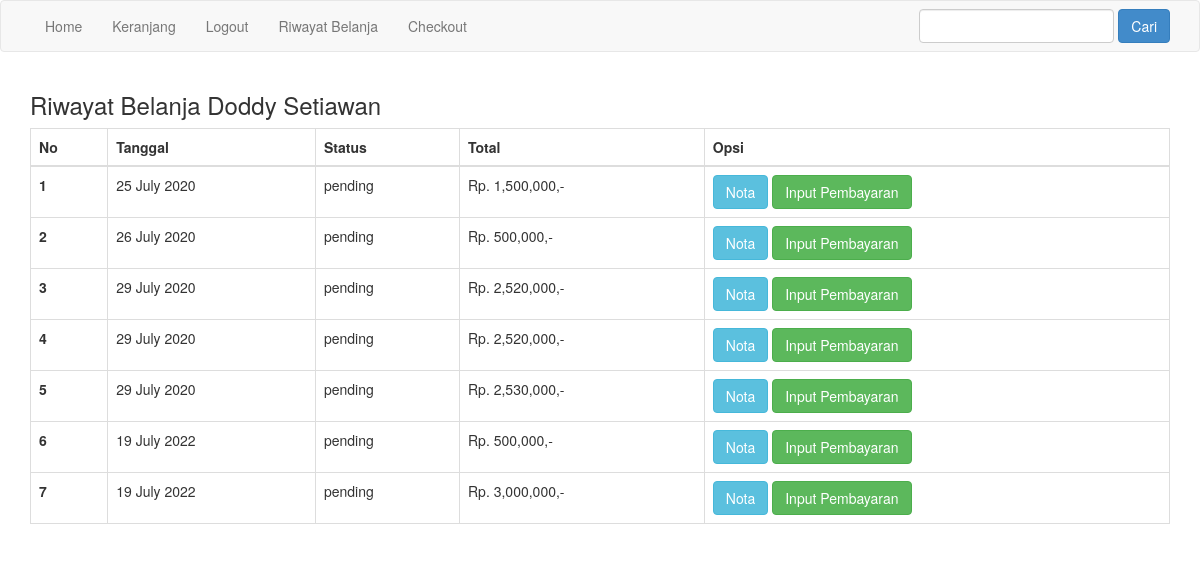
The app's page /riwayat.php (signed in) with its own data.
### tables this page shows
CREATE TABLE `pembelian` (
  `id_pembelian` int(11) NOT NULL,
  `id_pelanggan` int(11) NOT NULL,
  `tanggal_pembelian` date NOT NULL,
  `total_pembelian` int(11) NOT NULL,
  `alamat_pengiriman` text NOT NULL,
  `status_pembelian` varchar(100) NOT NULL DEFAULT 'pending',
  `resi_pengiriman` varchar(50) NOT NULL,
  `totalberat` int(11) NOT NULL,
  `provinsi` varchar(255) NOT NULL,
  `distrik` varchar(255) NOT NULL,
  `tipe` varchar(255) NOT NULL,
  `kodepos` varchar(255) NOT NULL,
  `ekspedisi` varchar(255) NOT NULL,
  `paket` varchar(255) NOT NULL,
  `ongkir` int(11) NOT NULL,
  `estimasi` varchar(255) NOT NULL
);

### riwayat.php (the view, shortened to what this page needs)
<?php
include 'koneksi.php';
?>
<!DOCTYPE html>
<html lang="en">
<head>
  <link rel="stylesheet" href="admin/assets/css/bootstrap.css">
</head>
<body>
<?php include 'templates/navbar.php'; ?>
<section class="content">
  <div class="container">
    <h3>Riwayat Belanja <?= $_SESSION['pelanggan']['nama_pelanggan']; ?></h3>
    <table class="table table-bordered">
			<thead>
				<tr>
					<th>No</th>
					<th>Tanggal</th>
					<th>Status</th>
					<th>Total</th>
					<th>Opsi</th>
				</tr>
			</thead>
			<tbody>
				<?php
				$no = 1;
				$id_pelanggan = $_SESSION['pelanggan']['id_pelanggan'];
				$ambil = $koneksi->query("SELECT * FROM pembelian WHERE id_pelanggan='$id_pelanggan'");
				?>
				<?php
				while($pecah = $ambil->fetch_assoc()):
				?>
				<tr>
					<th><?= $no++; ?></th>
					<td><?= date("d F Y", strtotime($pecah['tanggal_pembelian'])); ?></td>
					<td>
						<?= $pecah['status_pembelian']; ?><br>
					</td>
					<td>Rp. <?= number_format($pecah['total_pembelian']); ?>,-</td>
					<td>
						<a href="nota.php?id=<?= $pecah['id_pembelian']; ?>" class="btn btn-info">Nota</a>
						<?php if($pecah['status_pembelian'] == 'pending'): ?>
							<a href="pembayaran.php?id=<?= $pecah['id_pembelian']; ?>" class="btn btn-success">Input Pembayaran</a>
							<?php else: ?>
								<a href="lihat-pembayaran.php?id=<?= $pecah['id_pembelian']; ?>" class="btn btn-warning">Lihat Pembayaran</a>
						<?php endif; ?>
					</td>
				</tr>
				<?php endwhile; ?>
			</tbody>
    </table>
  </div>
</section>
</body>
</html>

### records on screen
pembelian: tanggal_pembelian "25 July 2020", status_pembelian "pending", total_pembelian "1,500,000"
pembelian: tanggal_pembelian "26 July 2020", status_pembelian "pending", total_pembelian "500,000"
pembelian: tanggal_pembelian "29 July 2020", status_pembelian "pending", total_pembelian "2,520,000"
pembelian: tanggal_pembelian "29 July 2020", status_pembelian "pending", total_pembelian "2,520,000"
pembelian: tanggal_pembelian "29 July 2020", status_pembelian "pending", total_pembelian "2,530,000"
pembelian: tanggal_pembelian "19 July 2022", status_pembelian "pending", total_pembelian "500,000"
pembelian: tanggal_pembelian "19 July 2022", status_pembelian "pending", total_pembelian "3,000,000"

### other values on screen
$_SESSION['pelanggan']['nama_pelanggan'] "Doddy Setiawan"
